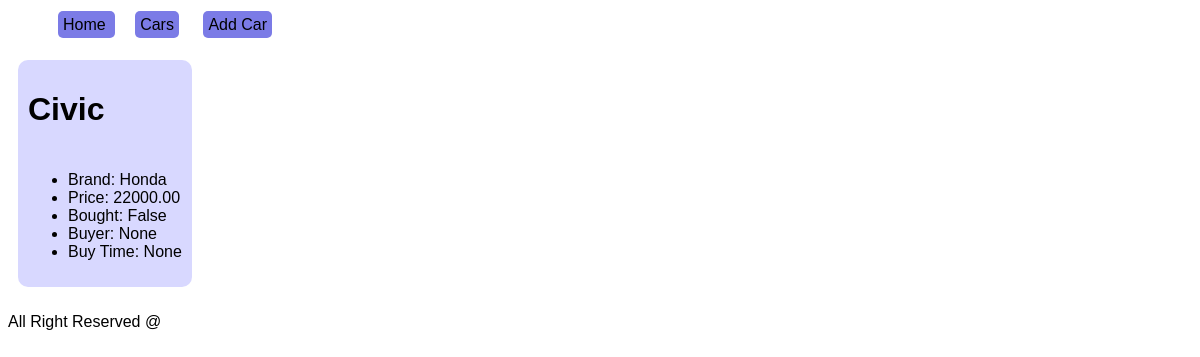
The app's page /car_details/1/ with its own data.
### cars/models.py (models this page shows, shortened)
class Car(models.Model):
  model = models.CharField(max_length=16,blank=False,null=False)
  brand = models.CharField(max_length=16,blank=False,null=False)
  price = models.DecimalField(max_digits=10,decimal_places=2,blank=False,null=False)
  is_bought = models.BooleanField(default=False,blank=False,null=False)
  buyer_id = models.ForeignKey(get_user_model(),on_delete=models.CASCADE,blank=True,null=True)
  buy_time  = models.DateField(blank=True,null=True)

### cars/views.py (the view)
# urls.py: path('car_details/<int:pk>/',CarDetailsView.as_view(),name='car_details'),
class CarDetailsView(DetailView):
  model = Car
  template_name = 'cars/car_details.html'
  context_object_name = 'car'

### cars/templates/cars/car_details.html
{% extends 'cars/base.html'%}
{% load static %}
{% block body %}
<div>
  <h1>{{car.model}}</h1>
<ul>
  <li>Brand: {{car.brand}}</li>
  <li>Price: {{car.price}}</li>
  <li>Bought: {{car.is_bought}}</li>
  <li>Buyer: {{car.buyer_id}}</li>
  <li>Buy Time: {{car.buy_time}}</li>
</ul>
</div>
{% endblock %}

### cars/static/cars/styles.css (style rules this page uses)
body { font-family: sans-serif; }
main div { margin: 10px; background-color:rgb(216, 216, 255); display: flex; width: fit-content; border-radius: 10px; padding: 10px; gap: 5px; flex-direction: column; }

### records on screen
Car: model "Civic", brand "Honda", price "22000.00", is_bought "False", buyer_id "None", buy_time "None"
